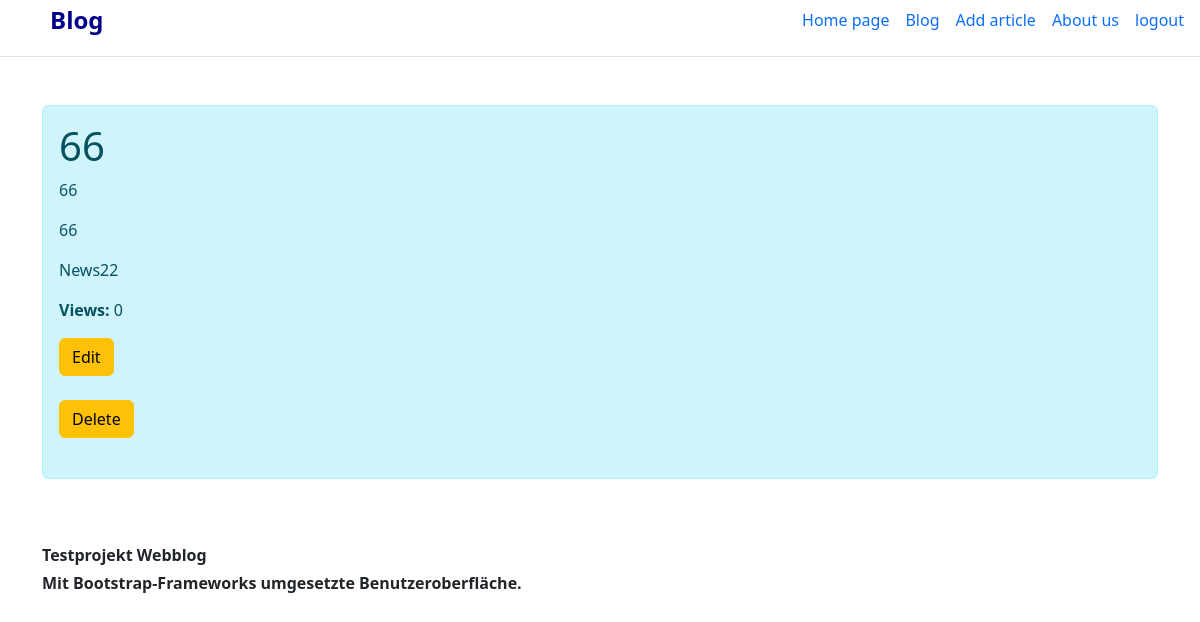
Page /blog/3 (signed in) on the committed database.
### articles/models.py (models this page shows, shortened)
class Article(models.Model):
    title = models.CharField(max_length=128)
    anons = models.TextField()
    full_text = models.TextField()
    articleCategory = models.ForeignKey(to=ArticleCategory, on_delete=models.PROTECT)
    views = models.PositiveIntegerField(default=0)
    image = models.ImageField(upload_to='article_images', null=True, blank=True)

class ArticleCategory(models.Model):
    name = models.CharField(max_length=128, unique=True)
    description = models.TextField(null=True, blank=True)
    def __str__(self):
        return self.name

### articles/views.py (the view)
# urls.py: path('<int:id>', article_details_views, name='details'),
def article_details_views(request, id):
    obj = get_object_or_404(Article, id=id)
    context = {
        'article': obj,
        'category': ArticleCategory.objects.all(),
    }
    return render(request, 'articles/article_details.html', context)

### articles/templates/articles/article_details.html
{% extends 'base.html' %}
{% load static %}
{% block main %}
<main>
    <div class="container mt-5">
    <div class="alert alert-info mt-2">
        <h1>{{ article.title }}</h1>
        <p >{{ article.anons }}</p>
        <p >{{ article.full_text }}</p>
        <p >{{ article.articleCategory }}</p>
        <p><b>Views: </b><span>{{ article.views }}</span></p>
        <a href="'/blog/' + {{ article.id }} + '/edit/'" class="btn btn-warning">Edit</a><br><br>
        <a href="{% url 'blog:article_delete' article.id %}" class="btn btn-warning">Delete</a><br><br>
    </div>
</div>
</main>
{% endblock %}

### rows in the picture
Article: title "66", anons "66", full_text "66", articleCategory "News22", views "0"
